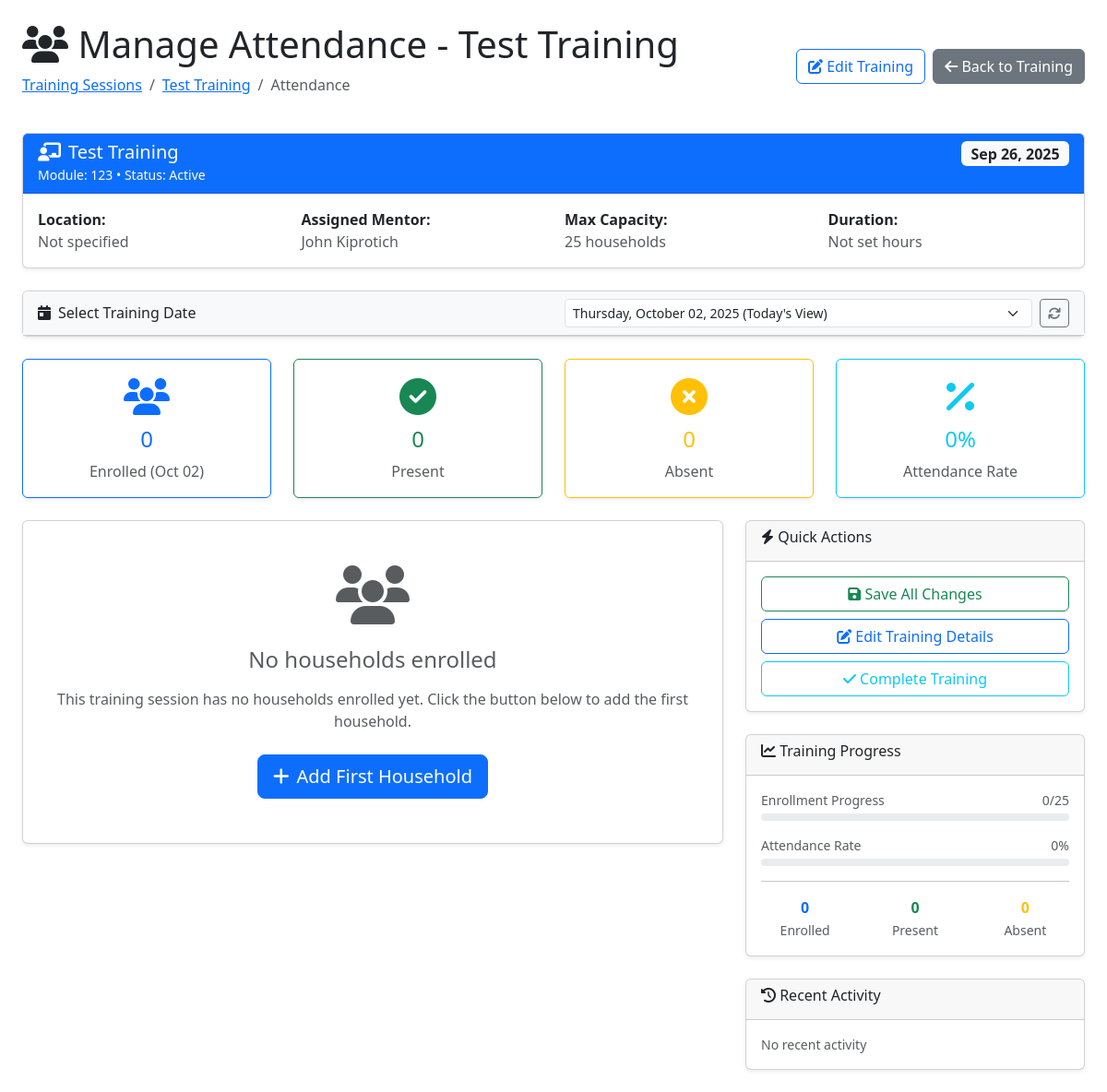
/training/1/attendance/ (signed in), run on the app's committed database.
### training/models.py (models this page shows, shortened)
class Training(models.Model):
    TRAINING_STATUS_CHOICES = [
        ('planned', 'Planned'),
        ('active', 'Active'),
        ('completed', 'Completed'),
        ('cancelled', 'Cancelled'),
    ]
    name = models.CharField(max_length=100)
    module_id = models.CharField(max_length=50)
    module_number = models.IntegerField(help_text="Sequential module number (1, 2, 3, etc.)", null=True, blank=True)
    bm_cycle = models.ForeignKey(BusinessMentorCycle, on_delete=models.CASCADE, related_name='trainings', null=True, blank=True)
    assigned_mentor = models.ForeignKey(User, on_delete=models.CASCADE, limit_choices_to={'role': 'mentor'}, null=True, blank=True)
    duration_hours = models.DecimalField(max_digits=4, decimal_places=1, help_text="Training length in hours", null=True, blank=True)
    location = models.CharField(max_length=200, help_text="Training location/venue", blank=True)
    participant_count = models.IntegerField(help_text="Actual number of participants", null=True, blank=True)
    time_taken = models.DurationField(help_text="Training duration", null=True, blank=True)
    description = models.TextField(blank=True)
    status = models.CharField(max_length=20, choices=TRAINING_STATUS_CHOICES, default='planned')
    start_date = models.DateField(null=True, blank=True)
    end_date = models.DateField(null=True, blank=True)
    training_dates = models.JSONField(default=list, blank=True, help_text="List of specific training session dates")
    max_households = models.IntegerField(default=25, help_text="Maximum households per training")
    created_at = models.DateTimeField(auto_now_add=True)
    class Meta:
        db_table = 'upg_trainings'

### accounts/models.py (models this page shows, shortened)
class User(AbstractUser):
    ROLE_CHOICES = [
        ('county_executive', 'County Executive (CECM & Governor)'),
        ('county_assembly', 'County Assembly Member'),
        ('ict_admin', 'ICT Administrator'),
        ('me_staff', 'M&E Staff'),
        ('field_associate', 'Field Associate/Mentor Supervisor'),
        ('mentor', 'Mentor'),
        ('beneficiary', 'Beneficiary'),
    ]
    email = models.EmailField(unique=True)
    role = models.CharField(max_length=20, choices=ROLE_CHOICES, default='mentor')
    phone_number = models.CharField(max_length=15, blank=True)
    office = models.CharField(max_length=100, blank=True)
    country = models.CharField(max_length=50, default='Kenya')
    is_active = models.BooleanField(default=True)
    created_at = models.DateTimeField(auto_now_add=True)
    updated_at = models.DateTimeField(auto_now=True)
    class Meta:
        db_table = 'upg_users'

### training/views.py (the view)
# urls.py: path('<int:training_id>/attendance/', views.manage_attendance, name='manage_attendance'),
@login_required
def manage_attendance(request, training_id):
    from datetime import datetime, timedelta
    training = get_object_or_404(Training, id=training_id)
    user = request.user
    if not (user.is_superuser or user.role in ['ict_admin', 'me_staff', 'field_associate'] or
            (user.role == 'mentor' and training.assigned_mentor == user)):
        return HttpResponseForbidden()
    selected_date_str = request.GET.get('date')
    if selected_date_str:
        try:
            selected_date = datetime.strptime(selected_date_str, '%Y-%m-%d').date()
        except ValueError:
            selected_date = timezone.now().date()
    else:
        selected_date = timezone.now().date()
    training_dates = []
    if training.training_dates and isinstance(training.training_dates, list):
        training_dates = [datetime.strptime(d, '%Y-%m-%d').date() if isinstance(d, str) else d for d in training.training_dates]
    elif training.start_date:
        if training.end_date:
            current_date = training.start_date
            while current_date <= training.end_date:
                training_dates.append(current_date)
                current_date += timedelta(days=1)
        else:
            training_dates = [training.start_date]
    if not training_dates:
        training_dates = [timezone.now().date()]
    if selected_date not in training_dates and training.status in ['active', 'completed']:
        training_dates.append(selected_date)
        training_dates.sort()
    attendances = training.attendances.filter(training_date=selected_date).select_related('household__village', 'marked_by').order_by('household__name')
    enrolled_households = training.attendances.values_list('household', flat=True).distinct()
    total_unique_enrolled = len(set(enrolled_households))
    total_enrolled = attendances.count()
    present_count = attendances.filter(attendance=True).count()
    absent_count = total_enrolled - present_count
    attendance_rate = round((present_count * 100) / total_enrolled) if total_enrolled > 0 else 0
    context = {
        'training': training,
        'attendances': attendances,
        'page_title': f'Manage Attendance - {training.name}',
        'total_enrolled': total_enrolled,
        'total_unique_enrolled': total_unique_enrolled,
        'present_count': present_count,
        'absent_count': absent_count,
        'attendance_rate': attendance_rate,
        'selected_date': selected_date,
        'training_dates': sorted(training_dates),
    }
    return render(request, 'training/manage_attendance.html', context)

### templates/training/manage_attendance.html (shortened to what this page needs)
<!DOCTYPE html>
<html lang="en">
<head>
    <link href="https://cdn.jsdelivr.net/npm/bootstrap@5.3.0/dist/css/bootstrap.min.css" rel="stylesheet">
    <link rel="stylesheet" href="https://cdnjs.cloudflare.com/ajax/libs/font-awesome/6.4.0/css/all.min.css">
</head>
<body>
<div class="container-fluid p-4">
<div class="d-flex justify-content-between align-items-center mb-4">
    <div>
        <h1><i class="fas fa-users"></i> {{ page_title }}</h1>
        <nav aria-label="breadcrumb">
            <ol class="breadcrumb">
                <li class="breadcrumb-item"><a href="{% url 'training:training_list' %}">Training Sessions</a></li>
                <li class="breadcrumb-item"><a href="{% url 'training:training_details' training.id %}">{{ training.name }}</a></li>
                <li class="breadcrumb-item active">Attendance</li>
            </ol>
        </nav>
    </div>
    <div class="d-flex gap-2">
        <a href="{% url 'training:edit_training' training.id %}" class="btn btn-outline-primary">
            <i class="fas fa-edit"></i> Edit Training
        </a>
        <a href="{% url 'training:training_details' training.id %}" class="btn btn-secondary">
            <i class="fas fa-arrow-left"></i> Back to Training
        </a>
    </div>
</div>
<div class="card shadow-sm mb-4">
    <div class="card-header bg-primary text-white">
        <div class="row">
            <div class="col-md-8">
                <h5 class="mb-0"><i class="fas fa-chalkboard-teacher me-2"></i>{{ training.name }}</h5>
                <small>Module: {{ training.module_id }} • Status: {{ training.get_status_display }}</small>
            </div>
            <div class="col-md-4 text-end">
                <span class="badge bg-light text-dark fs-6">{{ training.start_date|date:"M d, Y"|default:"Date TBD" }}</span>
            </div>
        </div>
    </div>
    <div class="card-body">
        <div class="row">
            <div class="col-md-3">
                <strong>Location:</strong><br>
                <span class="text-muted">{{ training.location|default:"Not specified" }}</span>
            </div>
            <div class="col-md-3">
                <strong>Assigned Mentor:</strong><br>
                <span class="text-muted">{{ training.assigned_mentor.get_full_name|default:"Not assigned" }}</span>
            </div>
            <div class="col-md-3">
                <strong>Max Capacity:</strong><br>
                <span class="text-muted">{{ training.max_households }} households</span>
            </div>
            <div class="col-md-3">
                <strong>Duration:</strong><br>
                <span class="text-muted">{{ training.duration_hours|default:"Not set" }} hours</span>
            </div>
        </div>
    </div>
</div>
<div class="card shadow-sm mb-4">
    <div class="card-header bg-light">
        <div class="row align-items-center">
            <div class="col-md-6">
                <h6 class="mb-0"><i class="fas fa-calendar-day me-2"></i>Select Training Date</h6>
            </div>
            <div class="col-md-6">
                <form method="get" class="d-flex gap-2">
                    <select class="form-select form-select-sm" id="date-selector" name="date" onchange="this.form.submit()">
                        {% for date in training_dates %}
                        <option value="{{ date|date:'Y-m-d' }}" {% if date == selected_date %}selected{% endif %}>
                            {{ date|date:"l, F d, Y" }}
                            {% if date == selected_date %} (Today's View){% endif %}
                        </option>
                        {% endfor %}
                    </select>
                    <a href="?date={{ selected_date|date:'Y-m-d' }}" class="btn btn-sm btn-outline-secondary">
                        <i class="fas fa-sync"></i>
                    </a>
                </form>
            </div>
        </div>
    </div>
</div>
<div class="row mb-4">
    <div class="col-md-3">
        <div class="card border-primary shadow-sm">
            <div class="card-body text-center">
                <div class="display-6 text-primary mb-2">
                    <i class="fas fa-users"></i>
                </div>
                <h4 class="text-primary">{{ total_enrolled }}</h4>
                <p class="text-muted mb-0">Enrolled ({{ selected_date|date:"M d" }})</p>
            </div>
        </div>
    </div>
    <div class="col-md-3">
        <div class="card border-success shadow-sm">
            <div class="card-body text-center">
                <div class="display-6 text-success mb-2">
                    <i class="fas fa-check-circle"></i>
                </div>
                <h4 class="text-success">{{ present_count }}</h4>
                <p class="text-muted mb-0">Present</p>
            </div>
        </div>
    </div>
    <div class="col-md-3">
        <div class="card border-warning shadow-sm">
            <div class="card-body text-center">
                <div class="display-6 text-warning mb-2">
                    <i class="fas fa-times-circle"></i>
                </div>
                <h4 class="text-warning">{{ absent_count }}</h4>
                <p class="text-muted mb-0">Absent</p>
            </div>
        </div>
    </div>
    <div class="col-md-3">
        <div class="card border-info shadow-sm">
            <div class="card-body text-center">
                <div class="display-6 text-info mb-2">
                    <i class="fas fa-percentage"></i>
                </div>
                <h4 class="text-info">{{ attendance_rate }}%</h4>
                <p class="text-muted mb-0">Attendance Rate</p>
            </div>
        </div>
    </div>
</div>
<div class="row">
    <div class="col-md-8">
        {% if attendances.count == 0 %}
        <div class="card shadow-sm">
            <div class="card-body text-center py-5">
                <div class="mb-4">
                    <i class="fas fa-users text-muted" style="font-size: 4rem;"></i>
                </div>
                <h4 class="text-muted mb-3">No households enrolled</h4>
                <p class="text-muted mb-4">This training session has no households enrolled yet. Click the button below to add the first household.</p>
                <button type="button" class="btn btn-primary btn-lg" id="add-first-household-btn"
                        onclick="console.log('Inline click triggered'); $('#household-selection-form').slideDown(); loadAvailableHouseholds();">
                    <i class="fas fa-plus me-2"></i>Add First Household
                </button>
            </div>
        </div>
        {% endif %}
    </div>
    <div class="col-md-4">
        <div class="card shadow-sm mb-4">
            <div class="card-header">
                <h6><i class="fas fa-bolt"></i> Quick Actions</h6>
            </div>
            <div class="card-body">
                <div class="d-grid gap-2">
                    <button type="button" class="btn btn-outline-success" id="save-attendance">
                        <i class="fas fa-save"></i> Save All Changes
                    </button>
                    <a href="{% url 'training:edit_training' training.id %}" class="btn btn-outline-primary">
                        <i class="fas fa-edit"></i> Edit Training Details
                    </a>
                    {% if training.status == 'active' %}
                    <a href="{% url 'training:complete_training' training.id %}" class="btn btn-outline-info">
                        <i class="fas fa-check"></i> Complete Training
                    </a>
                    {% endif %}
                </div>
            </div>
        </div>
        <div class="card shadow-sm mb-4">
            <div class="card-header">
                <h6><i class="fas fa-chart-line"></i> Training Progress</h6>
            </div>
            <div class="card-body">
                <div class="mb-3">
                    <div class="d-flex justify-content-between align-items-center mb-1">
                        <small class="text-muted">Enrollment Progress</small>
                        <small class="text-muted">{{ total_enrolled }}/{{ training.max_households }}</small>
                    </div>
                    <div class="progress" style="height: 8px;">
                    </div>
                </div>
                <div class="mb-3">
                    <div class="d-flex justify-content-between align-items-center mb-1">
                        <small class="text-muted">Attendance Rate</small>
                        <small class="text-muted">{{ attendance_rate }}%</small>
                    </div>
                    <div class="progress" style="height: 8px;">
                    </div>
                </div>
                <hr>
                <div class="row text-center">
                    <div class="col-4">
                        <div class="text-primary fw-bold">{{ total_enrolled }}</div>
                        <small class="text-muted">Enrolled</small>
                    </div>
                    <div class="col-4">
                        <div class="text-success fw-bold">{{ present_count }}</div>
                        <small class="text-muted">Present</small>
                    </div>
                    <div class="col-4">
                        <div class="text-warning fw-bold">{{ absent_count }}</div>
                        <small class="text-muted">Absent</small>
                    </div>
                </div>
            </div>
        </div>
        <div class="card shadow-sm">
            <div class="card-header">
                <h6><i class="fas fa-history"></i> Recent Activity</h6>
            </div>
            <div class="card-body">
                {% if attendances %}
                <div class="timeline">
                    {% for attendance in attendances|slice:":5" %}
                    {% if attendance.attendance_marked_at %}
                    <div class="d-flex mb-2">
                        <div class="me-2">
                            {% if attendance.attendance %}
                            <i class="fas fa-check-circle text-success"></i>
                            {% else %}
                            <i class="fas fa-times-circle text-warning"></i>
                            {% endif %}
                        </div>
                        <div class="flex-grow-1">
                            <small>
                                <strong>{{ attendance.household.name }}</strong> marked
                                {% if attendance.attendance %}present{% else %}absent{% endif %}
                                <br>
                                <span class="text-muted">{{ attendance.attendance_marked_at|timesince }} ago</span>
                            </small>
                        </div>
                    </div>
                    {% endif %}
                    {% endfor %}
                </div>
                {% else %}
                <p class="text-muted small mb-0">No recent activity</p>
                {% endif %}
            </div>
        </div>
    </div>
</div>
</div>
</body>
</html>

### data on the page
Training: name "Test Training", module_id "123", status "Active", start_date "Sep 26, 2025", location "Not specified", assigned_mentor.get_full_name "John Kiprotich", max_households "25", duration_hours "Not set"

### other printed values
{{ page_title }} "Manage Attendance - Test Training"
{{ total_enrolled }} "0"
{{ present_count }} "0"
{{ absent_count }} "0"
{{ attendance_rate }} "0"
form field date "Thursday, October 02, 2025 (Today's View)"
